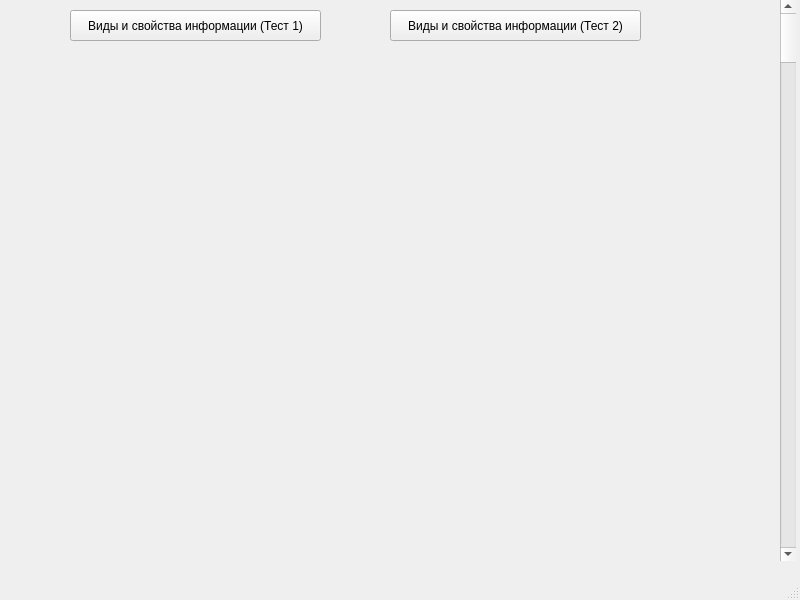
<?xml version="1.0" encoding="UTF-8"?>
<ui version="4.0">
 <class>MainWindow</class>
 <widget class="QMainWindow" name="MainWindow">
  <property name="geometry">
   <rect>
    <x>0</x>
    <y>0</y>
    <width>800</width>
    <height>600</height>
   </rect>
  </property>
  <property name="windowTitle">
   <string>MainWindow</string>
  </property>
  <widget class="QWidget" name="centralwidget">
   <widget class="QPushButton" name="pushButton">
    <property name="geometry">
     <rect>
      <x>70</x>
      <y>10</y>
      <width>251</width>
      <height>31</height>
     </rect>
    </property>
    <property name="text">
     <string>Виды и свойства информации (Тест 1)</string>
    </property>
   </widget>
   <widget class="QPushButton" name="pushButton_2">
    <property name="geometry">
     <rect>
      <x>390</x>
      <y>10</y>
      <width>251</width>
      <height>31</height>
     </rect>
    </property>
    <property name="text">
     <string>Виды и свойства информации (Тест 2)</string>
    </property>
   </widget>
   <widget class="QScrollBar" name="verticalScrollBar">
    <property name="geometry">
     <rect>
      <x>780</x>
      <y>0</y>
      <width>16</width>
      <height>561</height>
     </rect>
    </property>
    <property name="orientation">
     <enum>Qt::Vertical</enum>
    </property>
   </widget>
  </widget>
  <widget class="QMenuBar" name="menubar">
   <property name="geometry">
    <rect>
     <x>0</x>
     <y>0</y>
     <width>800</width>
     <height>21</height>
    </rect>
   </property>
  </widget>
  <widget class="QStatusBar" name="statusbar"/>
 </widget>
 <resources/>
 <connections/>
</ui>
